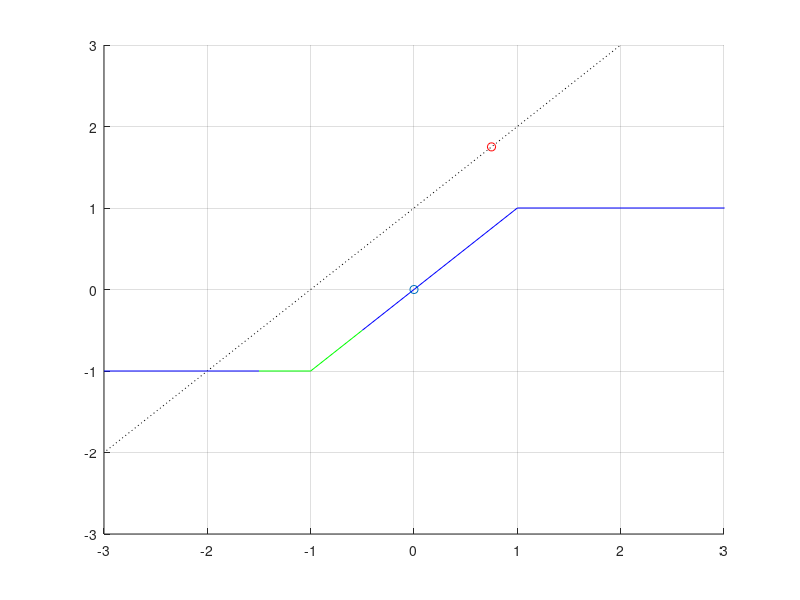

Write MATLAB code to recreate this figure.
% X1: close as possible to X2 subject to -1 < X1 < 1
% X2: min dist between (x1-x3+1, x2-x3) subject to ^
% X3: min dist between (x3-0.5)



p1 = [-1, -5, -5];
p2 = [-1, -1.5, -1.5];
p3a = [-1, -1, -1];
p3b = [-1, -1, -1.5];
p4 = [-.5, -.5, -1];
p5 = [1, 1, 0.5];
p6 = [1, 1, 1];
p7 = [1, 5, 5];

p8 = [-4, -5, -5];
p10 = [6, 5, 5];


figure;
hold on;
p12 = [p1; p2];
p23a = [p2; p3a];
p3a4 = [p3a; p4];
p43b = [p4; p3b];
p3b2 = [p3b; p2];
p4567 = [p4; p5; p6; p7];

p810 = [p8; p10];





plot3(p12(:,2), p12(:,1), p12(:,3),'-b');
plot3(p23a(:,2), p23a(:,1), p23a(:,3),'-g');
plot3(p3a4(:,2), p3a4(:,1), p3a4(:,3),'-g');
plot3(p43b(:,2), p43b(:,1), p43b(:,3),'-r');
plot3(p3b2(:,2), p3b2(:,1), p3b2(:,3),'-r');
plot3(p4567(:,2), p4567(:,1), p4567(:,3),'-b');
plot3(p810(:,2), p810(:,1), p810(:,3),':k');



plot3(0, 0, 0.75, 'o');
plot3(0.75,1.75,0.75,'ro');

xlim([-3,3]);
ylim([-3,3]);
zlim([-3,3]);
grid on;
